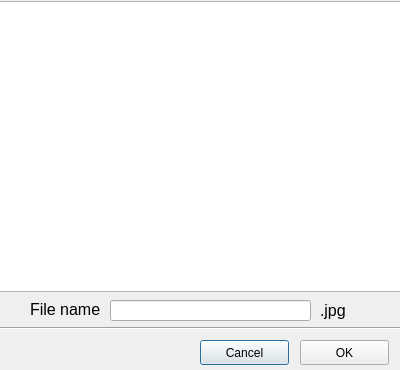
<?xml version="1.0" encoding="UTF-8"?>
<ui version="4.0">
 <class>SaveDialog</class>
 <widget class="QDialog" name="SaveDialog">
  <property name="geometry">
   <rect>
    <x>0</x>
    <y>0</y>
    <width>400</width>
    <height>370</height>
   </rect>
  </property>
  <property name="windowTitle">
   <string>Dialog</string>
  </property>
  <widget class="QPushButton" name="cancelButton">
   <property name="geometry">
    <rect>
     <x>200</x>
     <y>340</y>
     <width>89</width>
     <height>25</height>
    </rect>
   </property>
   <property name="text">
    <string>Cancel</string>
   </property>
  </widget>
  <widget class="QPushButton" name="okButton">
   <property name="geometry">
    <rect>
     <x>300</x>
     <y>340</y>
     <width>89</width>
     <height>25</height>
    </rect>
   </property>
   <property name="text">
    <string>OK</string>
   </property>
  </widget>
  <widget class="QTreeView" name="treeView">
   <property name="geometry">
    <rect>
     <x>-5</x>
     <y>1</y>
     <width>411</width>
     <height>291</height>
    </rect>
   </property>
  </widget>
  <widget class="QLineEdit" name="lineEdit">
   <property name="geometry">
    <rect>
     <x>110</x>
     <y>300</y>
     <width>201</width>
     <height>21</height>
    </rect>
   </property>
  </widget>
  <widget class="Line" name="line">
   <property name="geometry">
    <rect>
     <x>0</x>
     <y>320</y>
     <width>411</width>
     <height>16</height>
    </rect>
   </property>
   <property name="orientation">
    <enum>Qt::Horizontal</enum>
   </property>
  </widget>
  <widget class="QLabel" name="label">
   <property name="geometry">
    <rect>
     <x>30</x>
     <y>301</y>
     <width>71</width>
     <height>16</height>
    </rect>
   </property>
   <property name="font">
    <font>
     <pointsize>12</pointsize>
    </font>
   </property>
   <property name="text">
    <string>File name</string>
   </property>
  </widget>
  <widget class="QLabel" name="label_2">
   <property name="geometry">
    <rect>
     <x>320</x>
     <y>300</y>
     <width>31</width>
     <height>21</height>
    </rect>
   </property>
   <property name="font">
    <font>
     <pointsize>12</pointsize>
    </font>
   </property>
   <property name="text">
    <string>.jpg</string>
   </property>
  </widget>
 </widget>
 <resources/>
 <connections/>
</ui>
